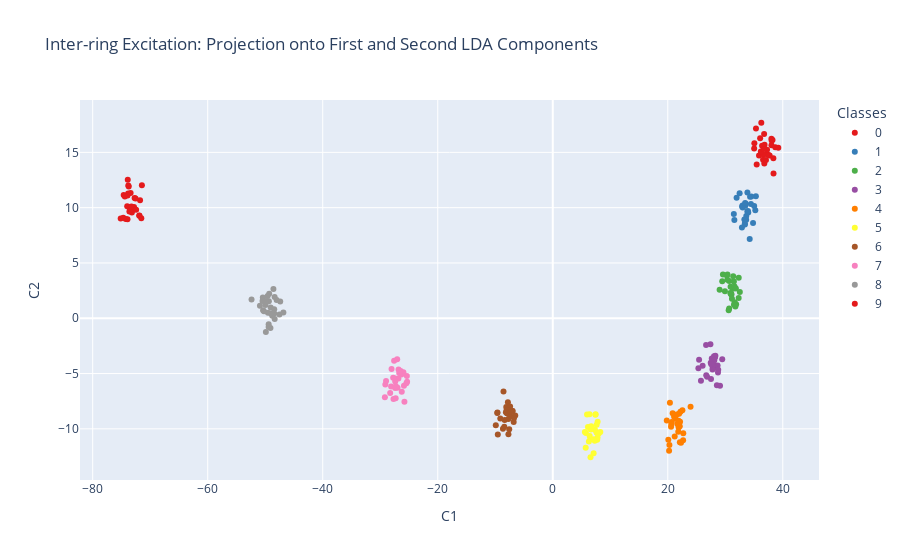

The code cell stored with this chart in its notebook:
### Code cell
lda = LDA(n_components=2)
X_lda = lda.fit_transform(X, y)
df_lda = pd.DataFrame(data=X_lda, columns=['C1', 'C2'])
df_lda['target'] = y
df_lda = pd.DataFrame(data=X_lda, columns=['C1', 'C2'])
df_lda['target'] = y 
df_lda['target'] = df_lda['target'].astype(str)

fig = px.scatter(df_lda, x='C1', y='C2', color='target', 
                 color_discrete_sequence=px.colors.qualitative.Set1,
                 title='Inter-ring Excitation: Projection onto First and Second LDA Components',
                 labels={'target': 'Classes'},
                 hover_data={'C1': True, 'C2': True, 'target': True})
fig.update_layout(legend_title_text='Classes')
fig.show()

### Figure 1 — Plotly figure (JSON) as saved in the notebook; plotly's stock layout.template omitted (floating-point values rounded to 4 significant figures)
{"data": [{"customdata": [["0"], ["0"], ["0"], ["0"], ["0"], ["0"], ["0"], ["0"], ["0"], ["0"], ["0"], ["0"], ["0"], ["0"], ["0"], ["0"], ["0"], ["0"], ["0"], ["0"], ["0"], ["0"], ["0"], ["0"], ["0"], ["0"], ["0"], ["0"]], "hovertemplate": "Classes=%{customdata[0]}<br>C1=%{x}<br>C2=%{y}<extra></extra>", "legendgroup": "0", "marker": {"color": "rgb(228,26,28)", "symbol": "circle"}, "mode": "markers", "name": "0", "orientation": "v", "showlegend": true, "type": "scatter", "x": [35.02, 37.72, 36.79, 38.69, 37.22, 37.26, 35.87, 36.64, 37.53, 35.34, 38.02, 36.4, 38.21, 36.06, 36.75, 36.57, 38.36, 38.39, 39.22, 36.83, 36.18, 35.06, 35.46, 37.08, 36.26, 38.06, 38.03, 36.68], "xaxis": "x", "y": [15.36, 14.71, 13.99, 15.45, 14.85, 15.24, 14.71, 14.81, 14.77, 17.17, 16.24, 15.6, 16.12, 16.28, 16.67, 14.32, 14.47, 13.08, 15.42, 15.68, 15.08, 15.81, 13.91, 14.32, 17.68, 16.07, 15.64, 15.31], "yaxis": "y"}, {"customdata": [["1"], ["1"], ["1"], ["1"], ["1"], ["1"], ["1"], ["1"], ["1"], ["1"], ["1"], ["1"], ["1"], ["1"], ["1"], ["1"], ["1"], ["1"], ["1"], ["1"], ["1"], ["1"], ["1"], ["1"], ["1"], ["1"], ["1"], ["1"]], "hovertemplate": "Classes=%{customdata[0]}<br>C1=%{x}<br>C2=%{y}<extra></extra>", "legendgroup": "1", "marker": {"color": "rgb(55,126,184)", "symbol": "circle"}, "mode": "markers", "name": "1", "orientation": "v", "showlegend": true, "type": "scatter", "x": [34.31, 33.0, 33.85, 35.22, 33.41, 33.63, 34.46, 33.65, 33.39, 32.9, 34.83, 35.32, 31.97, 35.03, 33.99, 32.93, 33.02, 33.48, 34.25, 33.55, 33.83, 33.45, 33.32, 34.53, 32.49, 31.49, 33.94, 31.58], "xaxis": "x", "y": [10.99, 10.2, 11.37, 9.773, 8.488, 8.915, 10.32, 9.24, 8.573, 8.197, 8.619, 11.02, 10.89, 10.16, 9.561, 10.09, 10.02, 10.18, 7.168, 10.36, 9.662, 10.42, 8.929, 11.0, 11.3, 9.418, 9.69, 8.891], "yaxis": "y"}, {"customdata": [["2"], ["2"], ["2"], ["2"], ["2"], ["2"], ["2"], ["2"], ["2"], ["2"], ["2"], ["2"], ["2"], ["2"], ["2"], ["2"], ["2"], ["2"], ["2"], ["2"], ["2"], ["2"], ["2"], ["2"], ["2"], ["2"], ["2"], ["2"]], "hovertemplate": "Classes=%{customdata[0]}<br>C1=%{x}<br>C2=%{y}<extra></extra>", "legendgroup": "2", "marker": {"color": "rgb(77,175,74)", "symbol": "circle"}, "mode": "markers", "name": "2", "orientation": "v", "showlegend": true, "type": "scatter", "x": [30.59, 31.06, 30.68, 32.33, 31.88, 30.88, 29.94, 31.3, 31.06, 29.47, 31.63, 31.76, 32.53, 30.98, 30.27, 31.16, 30.92, 30.68, 30.38, 30.36, 31.61, 29.01, 32.34, 31.49, 31.51, 31.84, 31.38, 29.59], "xaxis": "x", "y": [0.7287, 2.191, 0.8894, 1.819, 1.266, 2.283, 2.431, 2.673, 2.126, 3.344, 1.44, 1.069, 2.368, 2.236, 3.859, 1.754, 2.859, 3.37, 3.954, 3.482, 2.87, 2.573, 3.651, 3.315, 1.214, 2.686, 3.807, 3.954], "yaxis": "y"}, {"customdata": [["3"], ["3"], ["3"], ["3"], ["3"], ["3"], ["3"], ["3"], ["3"], ["3"], ["3"], ["3"], ["3"], ["3"], ["3"], ["3"], ["3"], ["3"], ["3"], ["3"], ["3"], ["3"], ["3"], ["3"], ["3"], ["3"], ["3"], ["3"]], "hovertemplate": "Classes=%{customdata[0]}<br>C1=%{x}<br>C2=%{y}<extra></extra>", "legendgroup": "3", "marker": {"color": "rgb(152,78,163)", "symbol": "circle"}, "mode": "markers", "name": "3", "orientation": "v", "showlegend": true, "type": "scatter", "x": [28.28, 28.03, 28.66, 25.77, 28.04, 28.16, 26.66, 27.52, 26.83, 27.77, 28.2, 28.2, 27.82, 27.65, 25.44, 26.06, 28.09, 25.32, 27.78, 28.73, 28.54, 26.69, 27.47, 27.57, 27.41, 29.08, 29.47, 28.77], "xaxis": "x", "y": [-3.396, -4.258, -4.281, -5.653, -3.434, -4.444, -2.426, -5.49, -5.298, -4.057, -3.554, -3.502, -4.444, -3.641, -3.753, -4.304, -3.823, -4.517, -4.625, -4.912, -6.062, -5.145, -4.019, -4.158, -2.352, -6.112, -3.715, -4.649], "yaxis": "y"}, {"customdata": [["4"], ["4"], ["4"], ["4"], ["4"], ["4"], ["4"], ["4"], ["4"], ["4"], ["4"], ["4"], ["4"], ["4"], ["4"], ["4"], ["4"], ["4"], ["4"], ["4"], ["4"], ["4"], ["4"], ["4"], ["4"], ["4"], ["4"], ["4"]], "hovertemplate": "Classes=%{customdata[0]}<br>C1=%{x}<br>C2=%{y}<extra></extra>", "legendgroup": "4", "marker": {"color": "rgb(255,127,0)", "symbol": "circle"}, "mode": "markers", "name": "4", "orientation": "v", "showlegend": true, "type": "scatter", "x": [21.18, 22.2, 22.09, 22.3, 22.1, 19.83, 21.35, 20.37, 20.69, 20.09, 21.97, 21.11, 20.61, 21.88, 20.23, 21.82, 22.54, 22.14, 21.2, 21.57, 23.96, 20.57, 21.66, 20.28, 22.7, 21.87, 22.67, 20.85], "xaxis": "x", "y": [-8.838, -8.445, -9.768, -11.27, -11.21, -9.254, -9.087, -7.635, -9.381, -10.99, -8.633, -8.899, -9.558, -9.888, -11.98, -10.26, -8.313, -9.357, -10.69, -8.695, -8.004, -9.819, -9.561, -11.46, -10.41, -9.265, -11.03, -8.597], "yaxis": "y"}, {"customdata": [["5"], ["5"], ["5"], ["5"], ["5"], ["5"], ["5"], ["5"], ["5"], ["5"], ["5"], ["5"], ["5"], ["5"], ["5"], ["5"], ["5"], ["5"], ["5"], ["5"], ["5"], ["5"], ["5"], ["5"], ["5"], ["5"], ["5"], ["5"]], "hovertemplate": "Classes=%{customdata[0]}<br>C1=%{x}<br>C2=%{y}<extra></extra>", "legendgroup": "5", "marker": {"color": "rgb(255,255,51)", "symbol": "circle"}, "mode": "markers", "name": "5", "orientation": "v", "showlegend": true, "type": "scatter", "x": [6.681, 5.768, 6.547, 7.666, 7.339, 5.957, 6.565, 6.617, 7.728, 7.802, 7.306, 5.588, 5.73, 7.602, 7.628, 8.001, 7.102, 6.533, 6.121, 6.397, 6.282, 7.457, 7.784, 6.684, 6.42, 8.267, 7.082, 7.411], "xaxis": "x", "y": [-9.764, -10.39, -9.846, -10.36, -10.09, -8.714, -12.57, -10.06, -10.98, -9.36, -11.09, -10.28, -11.72, -10.31, -9.633, -10.42, -12.2, -10.95, -9.844, -8.682, -11.14, -8.681, -10.78, -9.876, -10.64, -10.29, -10.95, -8.719], "yaxis": "y"}, {"customdata": [["6"], ["6"], ["6"], ["6"], ["6"], ["6"], ["6"], ["6"], ["6"], ["6"], ["6"], ["6"], ["6"], ["6"], ["6"], ["6"], ["6"], ["6"], ["6"], ["6"], ["6"], ["6"], ["6"], ["6"], ["6"], ["6"], ["6"], ["6"]], "hovertemplate": "Classes=%{customdata[0]}<br>C1=%{x}<br>C2=%{y}<extra></extra>", "legendgroup": "6", "marker": {"color": "rgb(166,86,40)", "symbol": "circle"}, "mode": "markers", "name": "6", "orientation": "v", "showlegend": true, "type": "scatter", "x": [-7.816, -7.982, -9.616, -8.083, -8.662, -7.8, -8.566, -7.022, -7.557, -9.125, -7.418, -7.36, -9.904, -7.571, -6.524, -7.64, -8.365, -8.026, -7.718, -6.797, -6.984, -9.646, -8.146, -9.554, -6.737, -7.708, -7.325, -8.429], "xaxis": "x", "y": [-8.619, -8.588, -8.526, -8.019, -9.985, -7.607, -6.63, -8.394, -8.199, -9.065, -7.974, -8.858, -9.669, -10.04, -8.787, -8.355, -9.204, -8.289, -9.104, -9.373, -8.386, -8.563, -8.495, -10.52, -9.026, -10.5, -8.479, -9.814], "yaxis": "y"}, {"customdata": [["7"], ["7"], ["7"], ["7"], ["7"], ["7"], ["7"], ["7"], ["7"], ["7"], ["7"], ["7"], ["7"], ["7"], ["7"], ["7"], ["7"], ["7"], ["7"], ["7"], ["7"], ["7"], ["7"], ["7"], ["7"], ["7"], ["7"], ["7"]], "hovertemplate": "Classes=%{customdata[0]}<br>C1=%{x}<br>C2=%{y}<extra></extra>", "legendgroup": "7", "marker": {"color": "rgb(247,129,191)", "symbol": "circle"}, "mode": "markers", "name": "7", "orientation": "v", "showlegend": true, "type": "scatter", "x": [-28.99, -25.87, -28.27, -29.11, -25.37, -28.03, -27.59, -25.33, -26.32, -27.32, -26.81, -26.84, -26.98, -27.41, -25.79, -28.11, -25.46, -26.46, -27.7, -27.4, -25.97, -29.19, -27.39, -27.75, -26.7, -27.28, -26.26, -27.05], "xaxis": "x", "y": [-5.682, -6.111, -6.762, -5.996, -5.225, -4.581, -3.842, -5.753, -5.08, -7.226, -4.634, -5.457, -6.276, -5.444, -7.559, -6.18, -5.884, -4.77, -7.296, -6.307, -4.883, -7.146, -5.726, -5.373, -4.952, -6.148, -6.656, -3.709], "yaxis": "y"}, {"customdata": [["8"], ["8"], ["8"], ["8"], ["8"], ["8"], ["8"], ["8"], ["8"], ["8"], ["8"], ["8"], ["8"], ["8"], ["8"], ["8"], ["8"], ["8"], ["8"], ["8"], ["8"], ["8"], ["8"], ["8"], ["8"], ["8"], ["8"], ["8"]], "hovertemplate": "Classes=%{customdata[0]}<br>C1=%{x}<br>C2=%{y}<extra></extra>", "legendgroup": "8", "marker": {"color": "rgb(153,153,153)", "symbol": "circle"}, "mode": "markers", "name": "8", "orientation": "v", "showlegend": true, "type": "scatter", "x": [-49.31, -49.09, -47.39, -50.42, -49.4, -48.78, -49.05, -48.36, -47.52, -49.37, -49.59, -49.89, -49.88, -48.02, -49.95, -48.58, -49.41, -50.47, -48.36, -49.53, -50.23, -50.92, -50.37, -52.38, -48.43, -46.84, -49.0, -48.44], "xaxis": "x", "y": [2.207, -0.8848, 1.52, 1.865, -0.5512, 0.2172, 0.9652, -0.06726, 0.3314, 1.548, 2.013, -1.247, 1.55, 1.656, 1.202, 2.647, -0.791, 1.558, 1.912, 0.4856, 0.6263, 1.125, 0.7295, 1.695, 0.4239, 0.5283, 0.4381, 0.8114], "yaxis": "y"}, {"customdata": [["9"], ["9"], ["9"], ["9"], ["9"], ["9"], ["9"], ["9"], ["9"], ["9"], ["9"], ["9"], ["9"], ["9"], ["9"], ["9"], ["9"], ["9"], ["9"], ["9"], ["9"], ["9"], ["9"], ["9"], ["9"], ["9"], ["9"], ["9"]], "hovertemplate": "Classes=%{customdata[0]}<br>C1=%{x}<br>C2=%{y}<extra></extra>", "legendgroup": "9", "marker": {"color": "rgb(228,26,28)", "symbol": "circle"}, "mode": "markers", "name": "9", "orientation": "v", "showlegend": true, "type": "scatter", "x": [-73.63, -73.84, -73.94, -74.26, -73.95, -73.53, -71.77, -71.86, -75.13, -73.9, -72.71, -73.22, -73.19, -74.61, -72.55, -74.0, -71.91, -73.81, -71.55, -72.81, -71.45, -74.68, -73.61, -73.26, -72.45, -74.41, -73.74, -73.41], "xaxis": "x", "y": [10.02, 11.29, 11.1, 8.964, 8.962, 10.03, 10.68, 9.276, 9.025, 12.53, 10.88, 9.706, 9.566, 11.15, 10.83, 10.13, 9.294, 11.99, 9.04, 10.07, 12.02, 9.095, 9.648, 10.1, 9.807, 11.02, 11.91, 11.32], "yaxis": "y"}], "layout": {"legend": {"title": {"text": "Classes"}, "tracegroupgap": 0}, "title": {"text": "Inter-ring Excitation: Projection onto First and Second LDA Components"}, "xaxis": {"anchor": "y", "domain": [0, 1], "title": {"text": "C1"}}, "yaxis": {"anchor": "x", "domain": [0, 1], "title": {"text": "C2"}}}}
